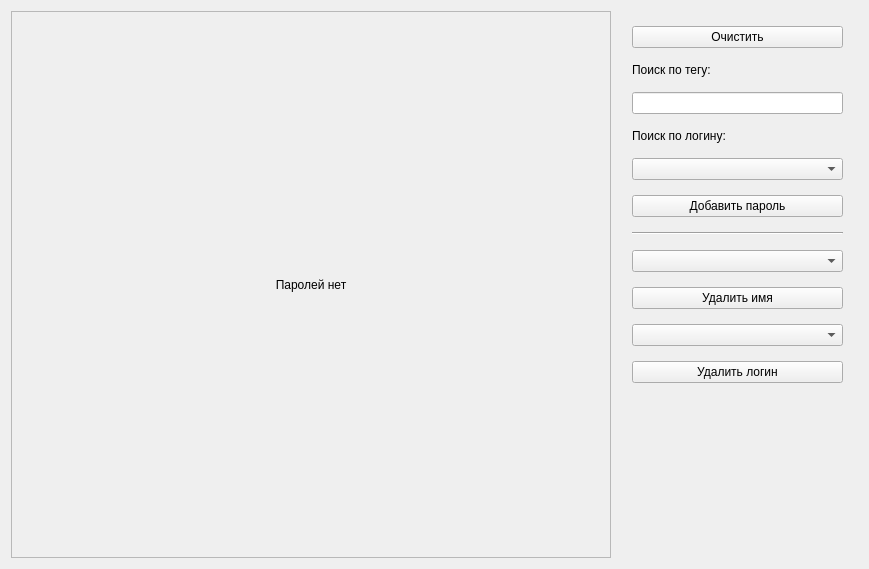
<?xml version="1.0" encoding="UTF-8"?>
<ui version="4.0">
 <class>PasswordList</class>
 <widget class="QWidget" name="PasswordList">
  <property name="geometry">
   <rect>
    <x>0</x>
    <y>0</y>
    <width>869</width>
    <height>569</height>
   </rect>
  </property>
  <property name="windowTitle">
   <string>Список паролей</string>
  </property>
  <layout class="QGridLayout" name="gridLayout_2">
   <item row="1" column="1">
    <layout class="QVBoxLayout" name="verticalLayout">
     <property name="spacing">
      <number>15</number>
     </property>
     <property name="leftMargin">
      <number>15</number>
     </property>
     <property name="topMargin">
      <number>15</number>
     </property>
     <property name="rightMargin">
      <number>15</number>
     </property>
     <property name="bottomMargin">
      <number>15</number>
     </property>
     <item>
      <widget class="QPushButton" name="clearButton">
       <property name="maximumSize">
        <size>
         <width>16777215</width>
         <height>16777215</height>
        </size>
       </property>
       <property name="text">
        <string>Очистить</string>
       </property>
      </widget>
     </item>
     <item>
      <widget class="QLabel" name="labelSearch">
       <property name="minimumSize">
        <size>
         <width>200</width>
         <height>0</height>
        </size>
       </property>
       <property name="maximumSize">
        <size>
         <width>16777215</width>
         <height>16777215</height>
        </size>
       </property>
       <property name="text">
        <string>Поиск по тегу:</string>
       </property>
      </widget>
     </item>
     <item>
      <widget class="QLineEdit" name="tagsEdit">
       <property name="minimumSize">
        <size>
         <width>200</width>
         <height>0</height>
        </size>
       </property>
       <property name="maximumSize">
        <size>
         <width>16777215</width>
         <height>16777215</height>
        </size>
       </property>
      </widget>
     </item>
     <item>
      <widget class="QLabel" name="labelSearchLogins">
       <property name="minimumSize">
        <size>
         <width>200</width>
         <height>0</height>
        </size>
       </property>
       <property name="maximumSize">
        <size>
         <width>16777215</width>
         <height>16777215</height>
        </size>
       </property>
       <property name="text">
        <string>Поиск по логину:</string>
       </property>
      </widget>
     </item>
     <item>
      <widget class="QComboBox" name="loginsComboBox">
       <property name="minimumSize">
        <size>
         <width>200</width>
         <height>0</height>
        </size>
       </property>
       <property name="maximumSize">
        <size>
         <width>16777215</width>
         <height>16777215</height>
        </size>
       </property>
      </widget>
     </item>
     <item>
      <widget class="QPushButton" name="backButton">
       <property name="minimumSize">
        <size>
         <width>200</width>
         <height>0</height>
        </size>
       </property>
       <property name="maximumSize">
        <size>
         <width>16777215</width>
         <height>16777215</height>
        </size>
       </property>
       <property name="text">
        <string>Добавить пароль</string>
       </property>
      </widget>
     </item>
     <item>
      <widget class="Line" name="line">
       <property name="orientation">
        <enum>Qt::Horizontal</enum>
       </property>
      </widget>
     </item>
     <item>
      <widget class="QComboBox" name="TagDeleteComboBox">
       <property name="maximumSize">
        <size>
         <width>16777215</width>
         <height>16777215</height>
        </size>
       </property>
      </widget>
     </item>
     <item>
      <widget class="QPushButton" name="TagDeleteButton">
       <property name="maximumSize">
        <size>
         <width>16777215</width>
         <height>16777215</height>
        </size>
       </property>
       <property name="text">
        <string>Удалить имя</string>
       </property>
      </widget>
     </item>
     <item>
      <widget class="QComboBox" name="loginDeleteComboBox"/>
     </item>
     <item>
      <widget class="QPushButton" name="loginDeleteButton">
       <property name="maximumSize">
        <size>
         <width>16777215</width>
         <height>16777215</height>
        </size>
       </property>
       <property name="text">
        <string>Удалить логин</string>
       </property>
      </widget>
     </item>
     <item>
      <spacer name="verticalSpacer">
       <property name="orientation">
        <enum>Qt::Vertical</enum>
       </property>
       <property name="sizeHint" stdset="0">
        <size>
         <width>20</width>
         <height>40</height>
        </size>
       </property>
      </spacer>
     </item>
    </layout>
   </item>
   <item row="1" column="0">
    <widget class="QScrollArea" name="passwordsArea">
     <property name="minimumSize">
      <size>
       <width>600</width>
       <height>0</height>
      </size>
     </property>
     <property name="widgetResizable">
      <bool>true</bool>
     </property>
     <widget class="QWidget" name="passwordsContentArea">
      <property name="geometry">
       <rect>
        <x>0</x>
        <y>0</y>
        <width>598</width>
        <height>549</height>
       </rect>
      </property>
      <layout class="QVBoxLayout" name="verticalLayout_2">
       <item>
        <widget class="QLabel" name="labelClear">
         <property name="minimumSize">
          <size>
           <width>0</width>
           <height>0</height>
          </size>
         </property>
         <property name="text">
          <string>Паролей нет</string>
         </property>
         <property name="alignment">
          <set>Qt::AlignCenter</set>
         </property>
        </widget>
       </item>
      </layout>
     </widget>
    </widget>
   </item>
  </layout>
 </widget>
 <resources/>
 <connections/>
</ui>
